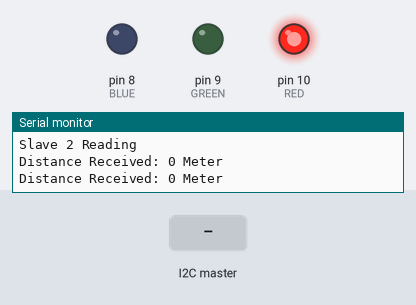
Recording of a sketch running on a simulated Arduino Uno, built with avr-gcc and run on an emulated ATmega328P. Parts: output pins drawn as LEDs (lit = HIGH), the last lines printed to the serial monitor. The inputs (shaded band) are chosen by the test bench.

Above: at 1.2 s.
1.3 s: the I2C master sends the byte 90
At 3.2 s:
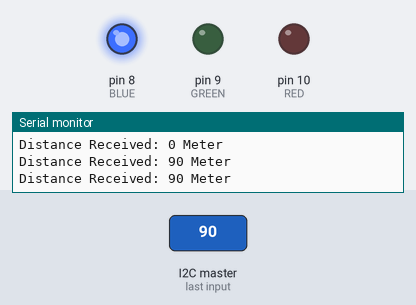
3.5 s: the I2C master sends the byte 1
At 4.8 s:
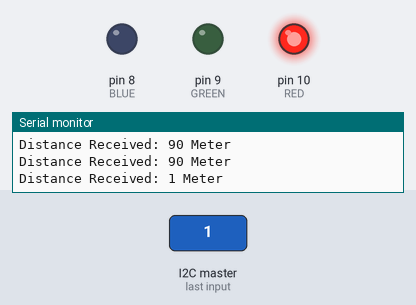
5.5 s: the I2C master sends the byte 200
At 6.4 s:
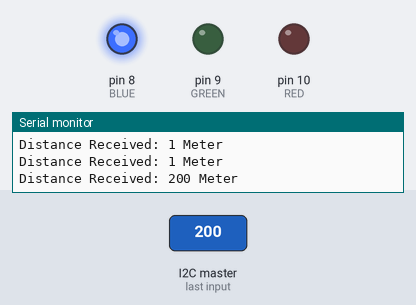
Timing chart, 0 to 8.5 s (numbered marks = the images above; inputs shaded):
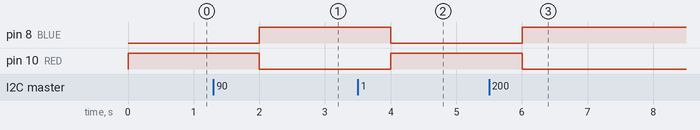

Measured:
- after the input at 1.3 s, pin 8 (BLUE): LOW → HIGH after 0.70 s; pin 10 (RED): HIGH → LOW after 0.70 s
- after the input at 3.5 s, pin 8 (BLUE): HIGH → LOW after 0.50 s; pin 10 (RED): LOW → HIGH after 0.50 s
- after the input at 5.5 s, pin 8 (BLUE): LOW → HIGH after 0.50 s; pin 10 (RED): HIGH → LOW after 0.50 s

The sketch:

slave_2.ino
```cpp
//Name:Khosnor,ID:011171065
// Slave 2

#include <Wire.h>
int x=0;


void setup() {
  pinMode(10, OUTPUT); //RED
  pinMode(9,OUTPUT); //GREEN
  pinMode(8,OUTPUT); //BLUE
  // Start the I2C Bus as Slave on address 12
  Wire.begin(12);
  // Attach a function to trigger when something is received.
  Wire.onReceive(receiveEvent);
  Serial.begin(9600);
  Serial.println("Slave 2 Reading");
}

void receiveEvent(int bytes) {
  x = Wire.read();    // read one character from I2C
}

void loop() {
   Serial.print("Distance Received: ");
   Serial.print(x);
   Serial.println(" Meter");
   Serial.println();


   if(x<=4)
   {
      digitalWrite(10, 255);
      digitalWrite(9, 0);
      digitalWrite(8, 0);
   }
    if(x==5)
   {
      digitalWrite(10, 150);
      digitalWrite(9, 0);
      digitalWrite(8, 100);
   }
   if(x==6)
   {
      digitalWrite(10, 100);
      digitalWrite(9, 0);
      digitalWrite(8, 180);
   }
   if(x==7)
   {
      digitalWrite(10, 50);
      digitalWrite(9, 0);
      digitalWrite(8, 200);
   }
   if(x==8 || x>8)
   {
      digitalWrite(10, 0);
      digitalWrite(9, 0);
      digitalWrite(8, 255);
   }

 delay(1000);
}
```
